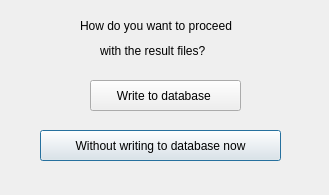
<?xml version="1.0" encoding="UTF-8"?>
<ui version="4.0">
 <class>resultstorage</class>
 <widget class="QDialog" name="resultstorage">
  <property name="geometry">
   <rect>
    <x>0</x>
    <y>0</y>
    <width>329</width>
    <height>195</height>
   </rect>
  </property>
  <property name="windowTitle">
   <string>Dialog</string>
  </property>
  <widget class="QLabel" name="label">
   <property name="geometry">
    <rect>
     <x>80</x>
     <y>0</y>
     <width>201</width>
     <height>51</height>
    </rect>
   </property>
   <property name="text">
    <string>How do you want to proceed </string>
   </property>
  </widget>
  <widget class="QLabel" name="label_2">
   <property name="geometry">
    <rect>
     <x>100</x>
     <y>40</y>
     <width>141</width>
     <height>21</height>
    </rect>
   </property>
   <property name="text">
    <string>with the result files?</string>
   </property>
  </widget>
  <widget class="QPushButton" name="nowriting">
   <property name="geometry">
    <rect>
     <x>40</x>
     <y>130</y>
     <width>241</width>
     <height>31</height>
    </rect>
   </property>
   <property name="text">
    <string>Without writing to database now</string>
   </property>
  </widget>
  <widget class="QPushButton" name="writeopen">
   <property name="geometry">
    <rect>
     <x>90</x>
     <y>80</y>
     <width>151</width>
     <height>31</height>
    </rect>
   </property>
   <property name="text">
    <string>Write to database </string>
   </property>
  </widget>
 </widget>
 <resources/>
 <connections/>
</ui>
